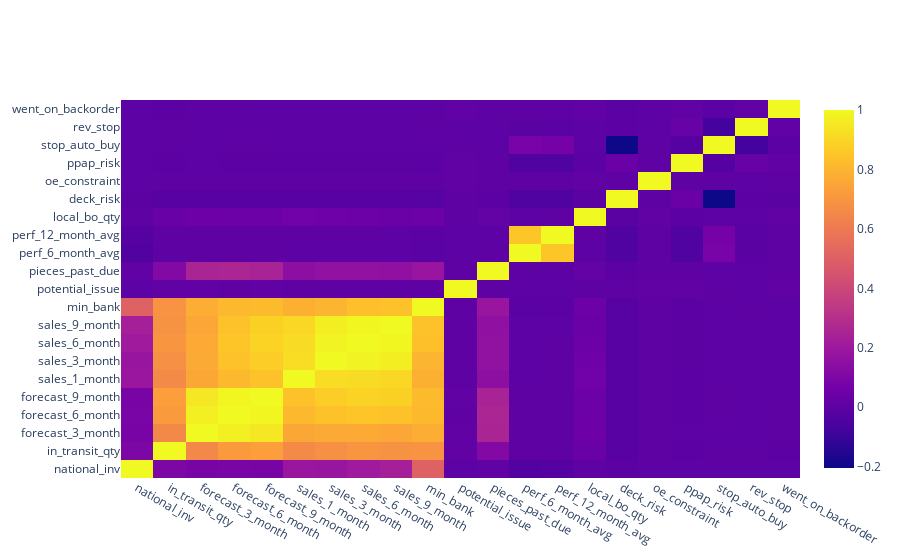

The code cell stored with this chart in its notebook:
### Code cell
#interactive heat map
import plotly.offline as py
py.init_notebook_mode(connected=True)
import plotly.graph_objs as go

a=[column for column in df_train]
trace = go.Heatmap(z=df_train.corr().values,
                   x=a,
                   y=a)
data=[trace]
py.iplot(data, filename='backorders heatmap')

### Figure 1 — Plotly figure (JSON) as saved in the notebook; plotly's stock layout.template omitted (floating-point values rounded to 4 significant figures; data arrays with more than 128 entries replaced by an {"elided": "..."} marker saying what was removed)
{"data": [{"type": "heatmap", "x": ["national_inv", "in_transit_qty", "forecast_3_month", "forecast_6_month", "forecast_9_month", "sales_1_month", "sales_3_month", "sales_6_month", "sales_9_month", "min_bank", "potential_issue", "pieces_past_due", "perf_6_month_avg", "perf_12_month_avg", "local_bo_qty", "deck_risk", "oe_constraint", "ppap_risk", "stop_auto_buy", "rev_stop", "went_on_backorder"], "y": ["national_inv", "in_transit_qty", "forecast_3_month", "forecast_6_month", "forecast_9_month", "sales_1_month", "sales_3_month", "sales_6_month", "sales_9_month", "min_bank", "potential_issue", "pieces_past_due", "perf_6_month_avg", "perf_12_month_avg", "local_bo_qty", "deck_risk", "oe_constraint", "ppap_risk", "stop_auto_buy", "rev_stop", "went_on_backorder"], "z": {"elided": "21x21 float values"}}], "layout": {}}
